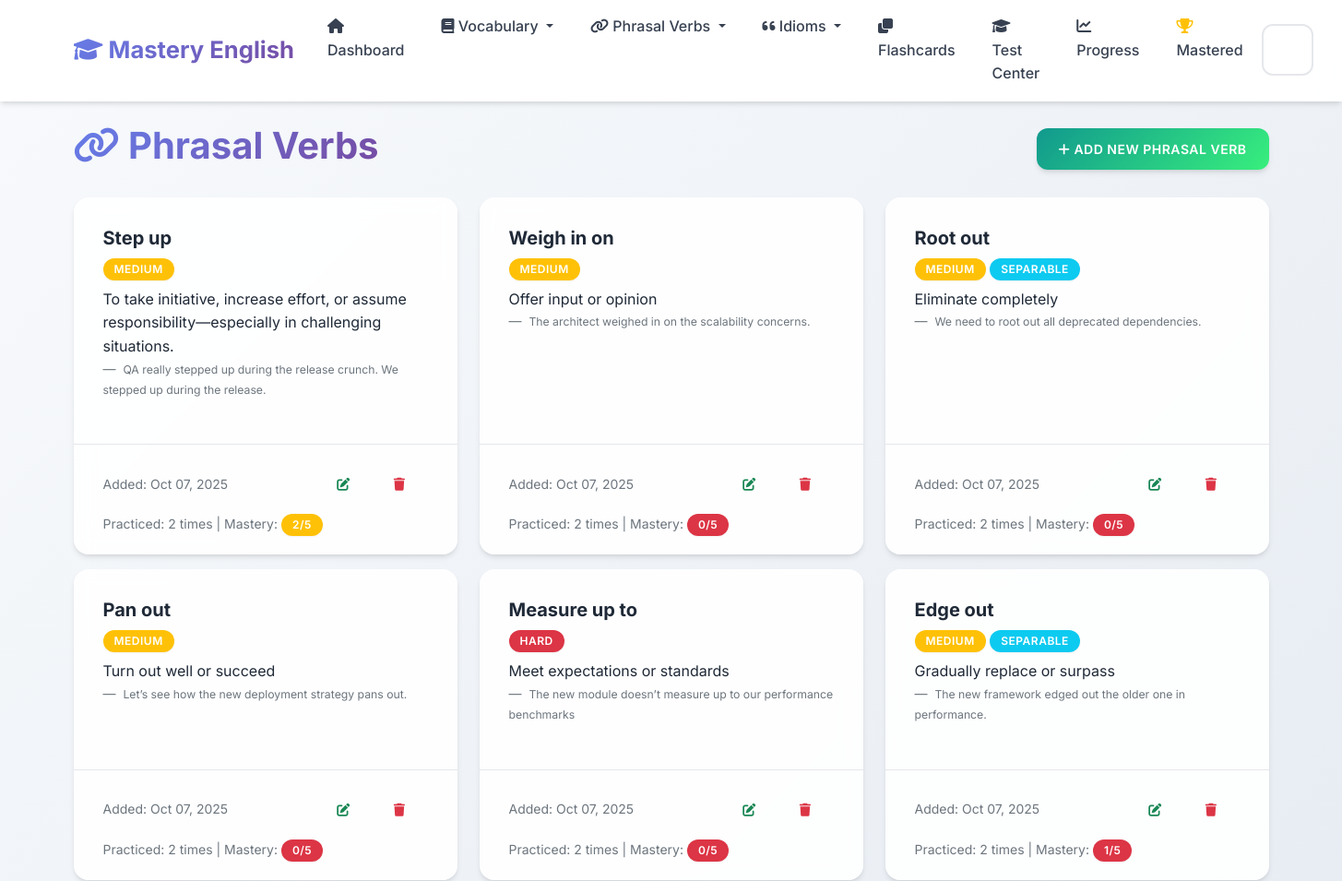
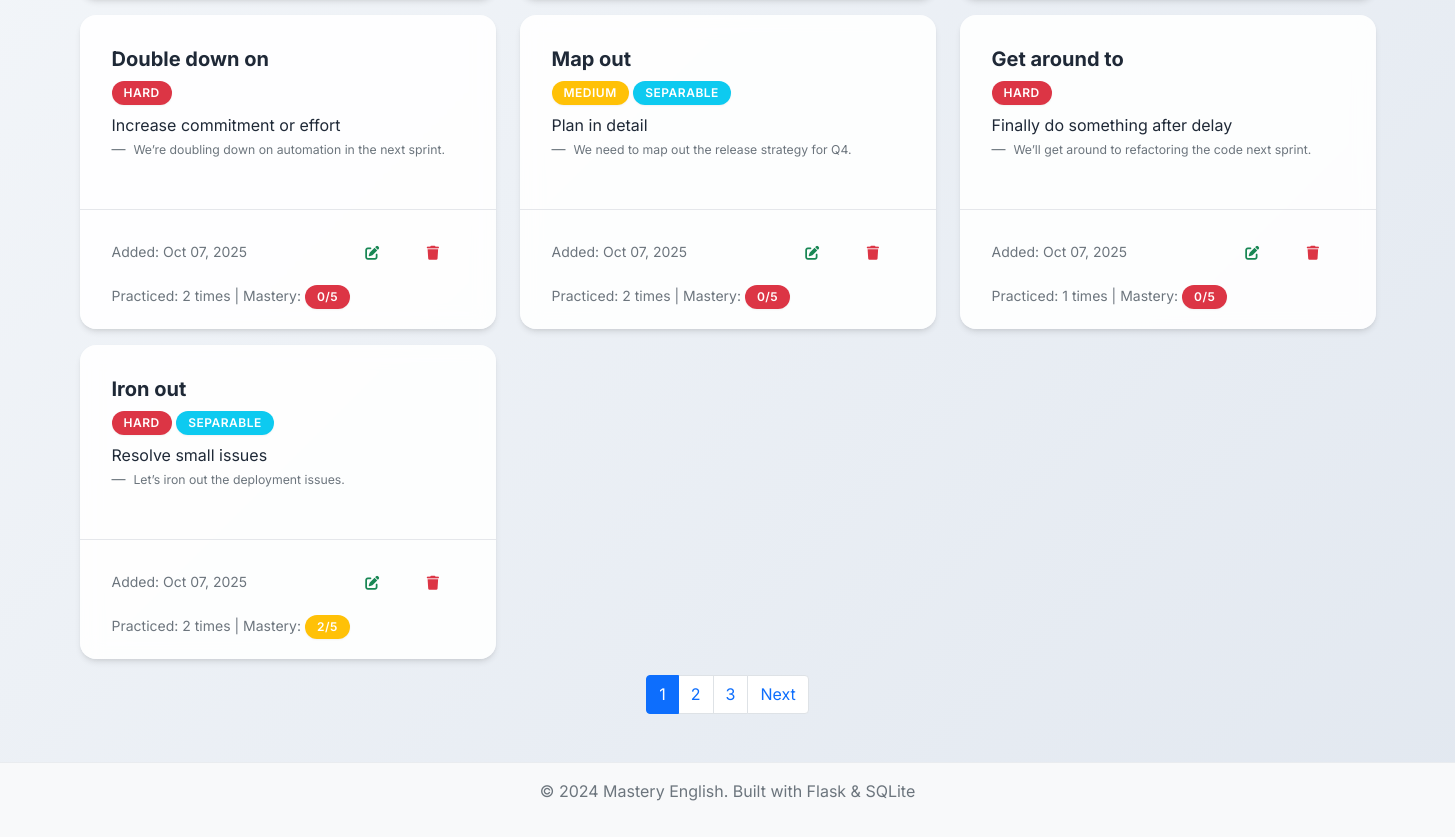
/phrasal-verbs, run on an earlier commit of the app's database (2 pictures, top to bottom).
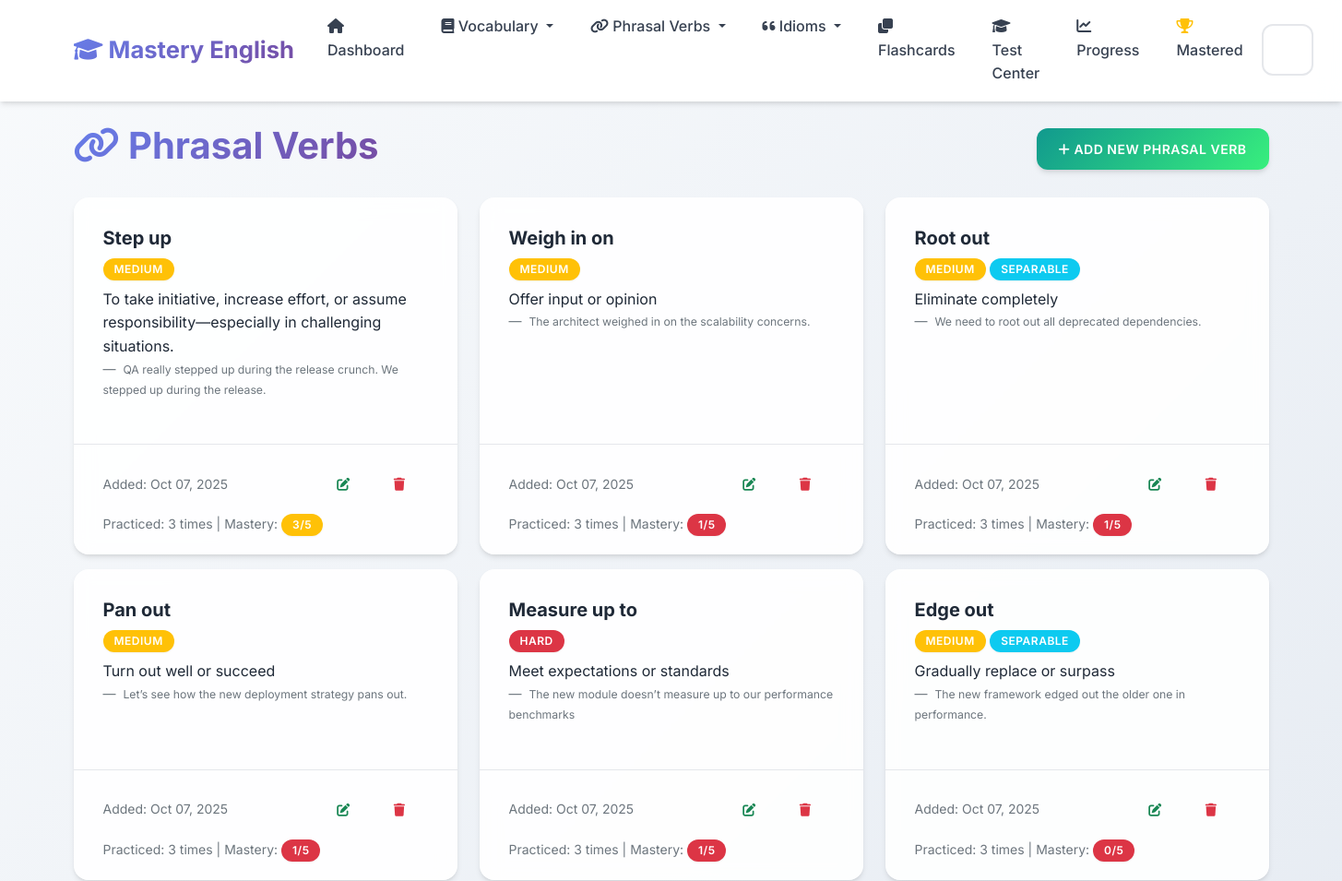
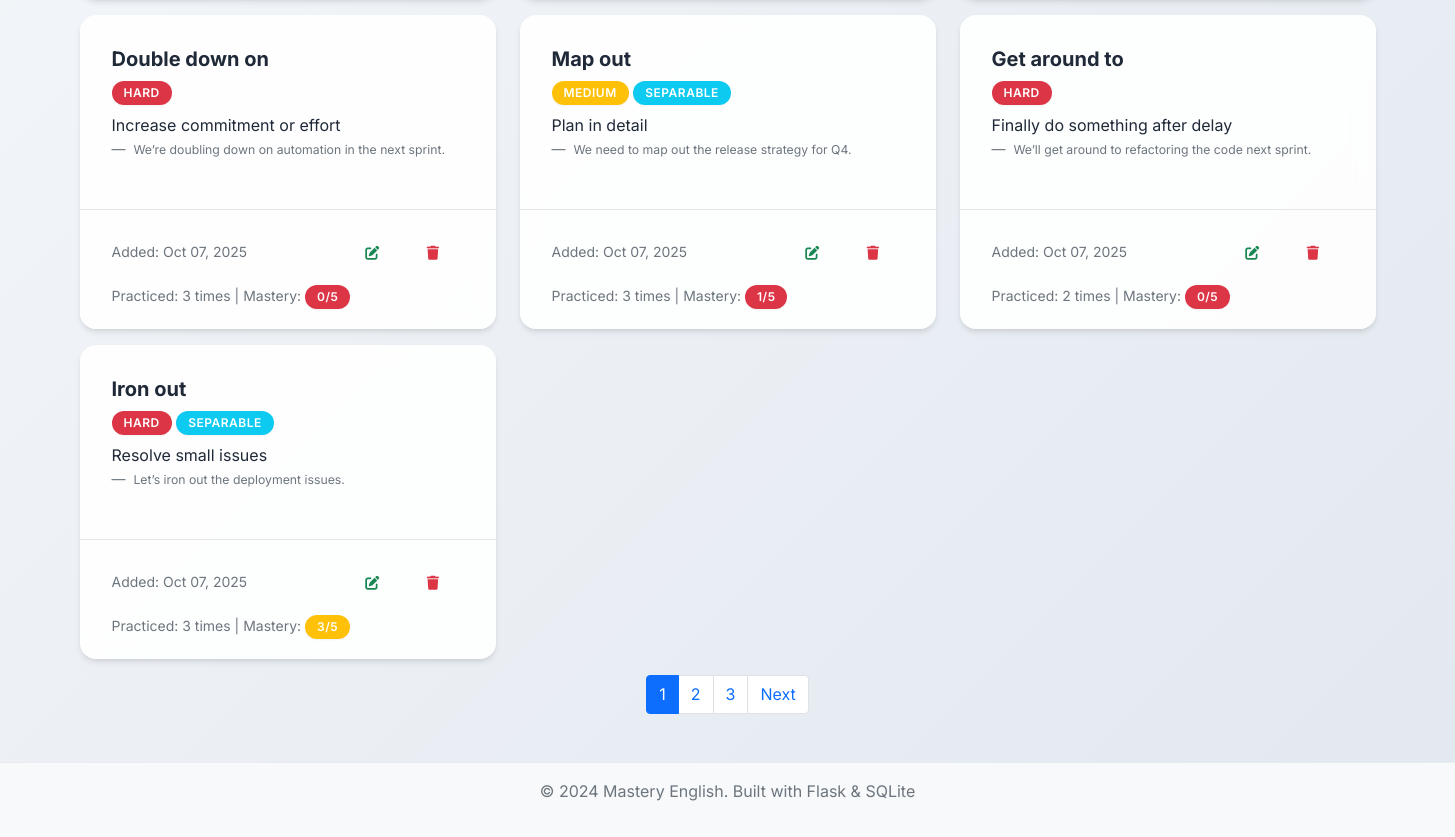
And on a later commit of the database (2 pictures, top to bottom).
### app.py (models this page shows, shortened)
class PhrasalVerb(db.Model):
    __tablename__ = 'phrasal_verbs'
    id = db.Column(db.Integer, primary_key=True)
    phrasal_verb = db.Column(db.String(100), nullable=False)
    meaning = db.Column(db.Text, nullable=False)
    example_sentence = db.Column(db.Text)
    separable = db.Column(db.Boolean, default=False)
    difficulty_level = db.Column(db.String(20), default='medium')
    date_added = db.Column(db.DateTime, default=datetime.utcnow)
    times_practiced = db.Column(db.Integer, default=0)
    last_practiced = db.Column(db.DateTime)
    mastery_level = db.Column(db.Integer, default=0)

### app.py (the view)
@app.route('/phrasal-verbs')
def phrasal_verbs_list():
    page = request.args.get('page', 1, type=int)
    phrasal_verbs = PhrasalVerb.query.order_by(PhrasalVerb.date_added.desc()).paginate(
        page=page, per_page=10, error_out=False)
    return render_template('phrasal_verbs_list.html', phrasal_verbs=phrasal_verbs)

### templates/phrasal_verbs_list.html (shortened to what this page needs)
{% extends "base.html" %}
{% block content %}
<div class="row">
    <div class="col-12">
        <div class="d-flex justify-content-between align-items-center mb-4">
            <h1>
                <i class="fas fa-link"></i> Phrasal Verbs
            </h1>
            <a href="{{ url_for('add_phrasal_verb') }}" class="btn btn-success">
                <i class="fas fa-plus"></i> Add New Phrasal Verb
            </a>
        </div>
    </div>
</div>
{% if phrasal_verbs.items %}
    <div class="row">
        {% for phrasal in phrasal_verbs.items %}
            <div class="col-md-6 col-lg-4 mb-3">
                <div class="card h-100">
                    <div class="card-body">
                        <h5 class="card-title">{{ phrasal.phrasal_verb }}</h5>
                        <span class="badge bg-{% if phrasal.difficulty_level == 'easy' %}success{% elif phrasal.difficulty_level == 'hard' %}danger{% else %}warning{% endif %} mb-2">
                            {{ phrasal.difficulty_level.title() }}
                        </span>
                        {% if phrasal.separable %}
                            <span class="badge bg-info mb-2">Separable</span>
                        {% endif %}
                        <p class="card-text">{{ phrasal.meaning }}</p>
                        {% if phrasal.example_sentence %}
                            <blockquote class="blockquote-footer">
                                <small>{{ phrasal.example_sentence }}</small>
                            </blockquote>
                        {% endif %}
                    </div>
                    <div class="card-footer bg-transparent">
                        <div class="d-flex justify-content-between align-items-center">
                            <small class="text-muted">
                                Added: {{ phrasal.date_added.strftime('%b %d, %Y') }}
                            </small>
                            <div class="btn-group" role="group">
                                <a href="{{ url_for('edit_phrasal_verb', id=phrasal.id) }}" class="btn btn-sm btn-outline-success">
                                    <i class="fas fa-edit"></i>
                                </a>
                                <button type="button" class="btn btn-sm btn-outline-danger" onclick="confirmDelete('{{ phrasal.phrasal_verb }}', '{{ url_for('delete_phrasal_verb', id=phrasal.id) }}')">
                                    <i class="fas fa-trash"></i>
                                </button>
                            </div>
                        </div>
                        {% if phrasal.times_practiced > 0 %}
                            <div class="mt-2">
                                <small class="text-muted">
                                    Practiced: {{ phrasal.times_practiced }} times
                                    | Mastery:
                                    <span class="badge bg-{% if phrasal.mastery_level >= 4 %}success{% elif phrasal.mastery_level >= 2 %}warning{% else %}danger{% endif %}">
                                        {{ phrasal.mastery_level }}/5
                                    </span>
                                </small>
                            </div>
                        {% endif %}
                    </div>
                </div>
            </div>
        {% endfor %}
    </div>
    {% if phrasal_verbs.pages > 1 %}
        <nav aria-label="Page navigation">
            <ul class="pagination justify-content-center">
                {% for page_num in phrasal_verbs.iter_pages() %}
                    {% if page_num %}
                        {% if page_num != phrasal_verbs.page %}
                            <li class="page-item">
                                <a class="page-link" href="{{ url_for('phrasal_verbs_list', page=page_num) }}">{{ page_num }}</a>
                            </li>
                        {% else %}
                            <li class="page-item active">
                                <span class="page-link">{{ page_num }}</span>
                            </li>
                        {% endif %}
                    {% else %}
                        <li class="page-item disabled">
                            <span class="page-link">...</span>
                        </li>
                    {% endif %}
                {% endfor %}
                {% if phrasal_verbs.has_next %}
                    <li class="page-item">
                        <a class="page-link" href="{{ url_for('phrasal_verbs_list', page=phrasal_verbs.next_num) }}">Next</a>
                    </li>
                {% endif %}
            </ul>
        </nav>
    {% endif %}
{% endif %}
{% endblock %}

### templates/base.html (shortened to what this page needs)
<!DOCTYPE html>
<html lang="en">
<head>
    <link href="https://cdn.jsdelivr.net/npm/bootstrap@5.1.3/dist/css/bootstrap.min.css" rel="stylesheet">
    <link href="https://cdnjs.cloudflare.com/ajax/libs/font-awesome/6.0.0/css/all.min.css" rel="stylesheet">
    <link href="{{ url_for('static', filename='css/style.css') }}" rel="stylesheet">
</head>
<body>
    <nav class="navbar navbar-expand-lg navbar-light">
        <div class="container">
            <a class="navbar-brand" href="{{ url_for('index') }}">
                <i class="fas fa-graduation-cap"></i> Mastery English
            </a>
            <div class="collapse navbar-collapse" id="navbarNav">
                <ul class="navbar-nav me-auto">
                    <li class="nav-item">
                        <a class="nav-link" href="{{ url_for('index') }}">
                            <i class="fas fa-home"></i> Dashboard
                        </a>
                    </li>
                    <li class="nav-item dropdown">
                        <a class="nav-link dropdown-toggle" href="#" id="vocabDropdown" role="button" data-bs-toggle="dropdown">
                            <i class="fas fa-book"></i> Vocabulary
                        </a>
                    </li>
                    <li class="nav-item dropdown">
                        <a class="nav-link dropdown-toggle" href="#" id="phrasalDropdown" role="button" data-bs-toggle="dropdown">
                            <i class="fas fa-link"></i> Phrasal Verbs
                        </a>
                    </li>
                    <li class="nav-item dropdown">
                        <a class="nav-link dropdown-toggle" href="#" id="idiomsDropdown" role="button" data-bs-toggle="dropdown">
                            <i class="fas fa-quote-left"></i> Idioms
                        </a>
                    </li>
                    <li class="nav-item">
                        <a class="nav-link" href="{{ url_for('flashcards_menu') }}">
                            <i class="fas fa-clone"></i> Flashcards
                        </a>
                    </li>
                    <li class="nav-item">
                        <a class="nav-link" href="{{ url_for('test') }}">
                            <i class="fas fa-graduation-cap"></i> Test Center
                        </a>
                    </li>
                    <li class="nav-item">
                        <a class="nav-link" href="{{ url_for('progress') }}">
                            <i class="fas fa-chart-line"></i> Progress
                        </a>
                    </li>
                    <li class="nav-item">
                        <a class="nav-link" href="{{ url_for('mastered_words') }}">
                            <i class="fas fa-trophy text-warning"></i> Mastered
                        </a>
                    </li>
                </ul>
                <div class="d-flex">
                    <form class="d-flex" method="GET" action="{{ url_for('search') }}">
                        <input class="form-control me-2" type="search" name="q" placeholder="Search..." aria-label="Search">
                        <button class="btn btn-outline-light" type="submit">
                        </button>
                    </form>
                </div>
            </div>
        </div>
    </nav>
    <main class="container mt-4">
        {% block content %}{% endblock %}
    </main>
    <footer class="bg-light text-center text-muted py-3 mt-5">
        <div class="container">
            <p>&copy; 2024 Mastery English. Built with Flask & SQLite</p>
        </div>
    </footer>
</body>
</html>

### static/css/style.css (style rules this page uses)
:root { --primary-color: #6366f1; --primary-dark: #4f46e5; --primary-light: #8b5cf6; --success-color: #10b981; --success-dark: #059669; --info-color: #06b6d4; --info-dark: #0891b2; --warning-color: #f59e0b; --warning-dark: #d97706; --danger-color: #ef4444; --danger-dark: #dc2626; --light-color: #f8fafc; --dark-color: #1e293b; --gray-50: #f9fafb; --gray-100: #f3f4f6; --gray-200: #e5e7eb; --gray-300: #d1d5db; --gray-400: #9ca3af; --gray-500: #6b7280; --gray-600: #4b5563; --gray-700: #374151; --gray-800: #1f2937; --gray-900: #111827; --gradient-primary: linear-gradient(135deg, #667eea 0%, #764ba2 100%); --gradient-success: linear-gradient(135deg, #11998e 0%, #38ef7d 100%); --gradient-info: linear-gradient(135deg, #667db6 0%, #0082c8 100%); --gradient-warning: linear-gradient(135deg, #f093fb 0%, #f5576c 100%); --gradient-hero: linear-gradient(135deg, #667eea 0%, #764ba2 50%, #f093fb 100%); --shadow-sm: 0 1px 2px 0 rgba(0, 0, 0, 0.05); --shadow: 0 4px 6px -1px rgba(0, 0, 0, 0.1), 0 2px 4px -1px rgba(0, 0, 0, 0.06); --shadow-md: 0 10px 15px -3px rgba(0, 0, 0, 0.1), 0 4px 6px -2px rgba(0, 0, 0, 0.05); --shadow-lg: 0 20px 25px -5px rgba(0, 0, 0, 0.1), 0 10px 10px -5px rgba(0, 0, 0, 0.04); --shadow-xl: 0 25px 50px -12px rgba(0, 0, 0, 0.25); }
body { font-family: 'Inter', 'Segoe UI', -apple-system, BlinkMacSystemFont, sans-serif; background: linear-gradient(135deg, #f8fafc 0%, #e2e8f0 100%); min-height: 100vh; line-height: 1.6; color: var(--gray-800); }
.navbar { background: rgba(255, 255, 255, 0.95) !important; backdrop-filter: blur(10px); border-bottom: 1px solid rgba(255, 255, 255, 0.2); box-shadow: var(--shadow); }
.navbar-brand { font-weight: 700; font-size: 1.6rem; background: var(--gradient-primary); -webkit-background-clip: text; -webkit-text-fill-color: transparent; background-clip: text; transition: all 0.3s ease; }
.navbar-nav .nav-link { font-weight: 500; color: var(--gray-700) !important; border-radius: 8px; margin: 0 4px; padding: 8px 16px !important; transition: all 0.3s ease; }
.card { border: none; border-radius: 16px; background: rgba(255, 255, 255, 0.9); backdrop-filter: blur(10px); box-shadow: var(--shadow); transition: all 0.4s cubic-bezier(0.4, 0, 0.2, 1); position: relative; overflow: hidden; }
.card::before { content: ''; position: absolute; top: 0; left: 0; width: 100%; height: 2px; background: var(--gradient-primary); transform: scaleX(0); transition: transform 0.3s ease; }
.card-body { padding: 2rem; }
.card-footer { background: rgba(248, 250, 252, 0.8); border-top: 1px solid var(--gray-200); border-radius: 0 0 16px 16px; padding: 1.25rem 2rem; }
.badge { font-size: 0.7rem; border-radius: 12px; padding: 0.4em 0.8em; }
.btn { border-radius: 12px; font-weight: 600; padding: 0.75rem 1.5rem; text-transform: uppercase; letter-spacing: 0.5px; font-size: 0.875rem; transition: all 0.3s cubic-bezier(0.4, 0, 0.2, 1); position: relative; overflow: hidden; border: none; }
.btn::before { content: ''; position: absolute; top: 0; left: -100%; width: 100%; height: 100%; background: linear-gradient(90deg, transparent, rgba(255,255,255,0.2), transparent); transition: left 0.5s; }
.btn-success { background: var(--gradient-success); box-shadow: var(--shadow); }
.btn-group .btn { border-radius: 6px; }
.form-control, .form-select { border-radius: 12px; border: 2px solid var(--gray-200); padding: 0.875rem 1.25rem; font-size: 1rem; font-weight: 500; background: rgba(255, 255, 255, 0.8); backdrop-filter: blur(10px); transition: all 0.3s cubic-bezier(0.4, 0, 0.2, 1); }
h1, h2, h3, h4, h5, h6 { font-weight: 700; color: var(--gray-800); }
h1 { background: var(--gradient-primary); -webkit-background-clip: text; -webkit-text-fill-color: transparent; background-clip: text; }
.badge { font-size: 0.75rem; border-radius: 20px; padding: 0.5em 1em; font-weight: 600; text-transform: uppercase; letter-spacing: 0.5px; box-shadow: var(--shadow-sm); }
.fa, .fas, .far { transition: all 0.3s ease; }
footer { margin-top: auto; border-top: 1px solid #e9ecef; }
.container { animation: fadeInUp 0.6s ease-out; }

What changed in the data, as far as the page shows it:
changed PhrasalVerb "Step up": times_practiced "2" → "3"; mastery_level "2" → "3"
changed PhrasalVerb "Weigh in on": times_practiced "2" → "3"; mastery_level "0" → "1"
changed PhrasalVerb "Root out": times_practiced "2" → "3"; mastery_level "0" → "1"
changed PhrasalVerb "Pan out": times_practiced "2" → "3"; mastery_level "0" → "1"
changed PhrasalVerb "Measure up to": times_practiced "2" → "3"; mastery_level "0" → "1"
changed PhrasalVerb "Edge out": times_practiced "2" → "3"; mastery_level "1" → "0"
changed PhrasalVerb "Double down on": times_practiced "2" → "3"
changed PhrasalVerb "Map out": times_practiced "2" → "3"; mastery_level "0" → "1"
changed PhrasalVerb "Get around to": times_practiced "1" → "2"
changed PhrasalVerb "Iron out": times_practiced "2" → "3"; mastery_level "2" → "3"
